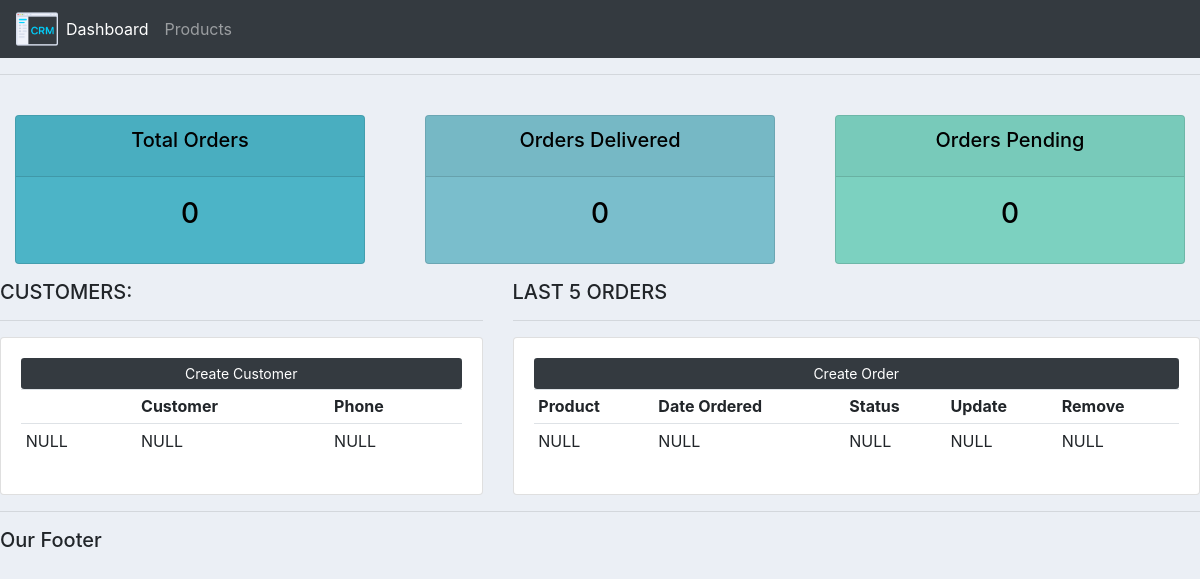
The app's page /, older data.
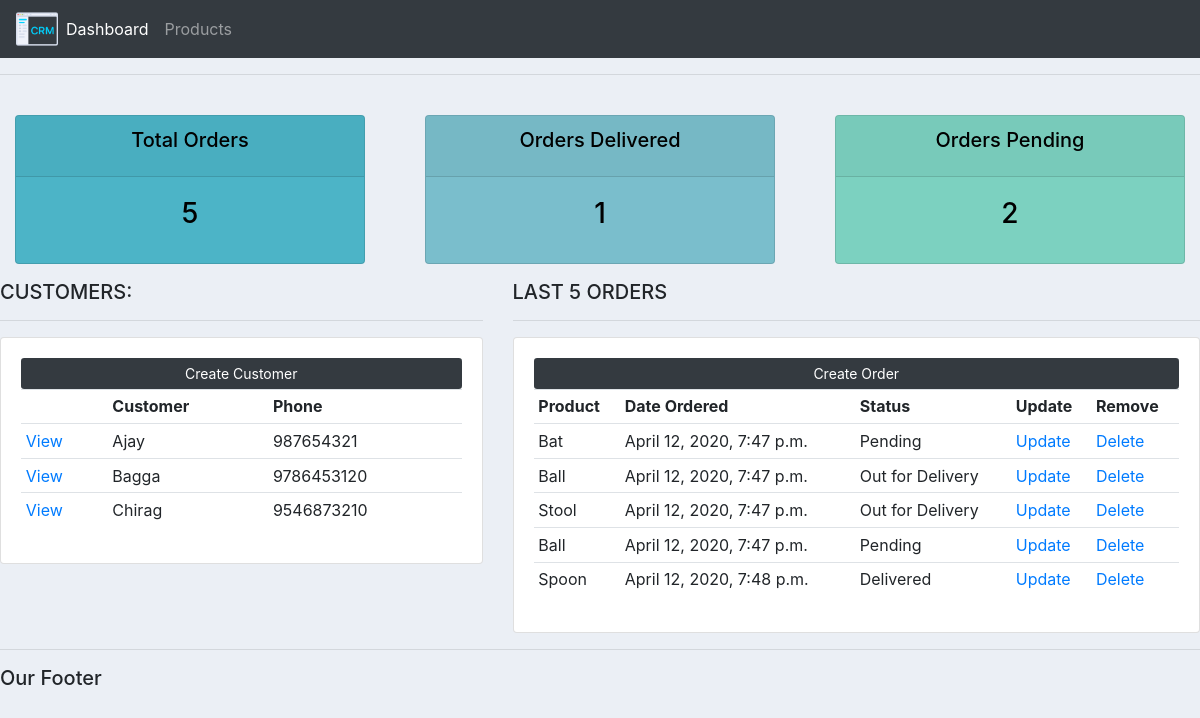
The same page, newer data.
### accounts/models.py (models this page shows, shortened)
class Customer(models.Model):
    name = models.CharField(max_length=50, null=False)
    phone = models.BigIntegerField(null=False)
    email = models.EmailField(null=True)
    date_created = models.DateTimeField(auto_now_add=True)

class Order(models.Model):
    STATUS = (
        ('Pending', 'Pending'),
        ('Out for Delivery', "Out for Delivery"),
        ('Delivered', 'Delivered')
    )
    customer = models.ForeignKey(Customer, null=True, on_delete=models.SET_NULL, related_name='customer_orders')
    product = models.ForeignKey(Product, null=True, on_delete=models.SET_NULL, related_name='product_orders')
    date_created = models.DateTimeField(auto_now_add=True)
    status = models.CharField(choices=STATUS, null=False, max_length=50)

class Product(models.Model):
    name = models.CharField(max_length=50, null=False)
    price = models.FloatField(null=False)
    CATEGORY = (
        ('Indoor', 'Indoor'),
        ('Outdoor', 'Outdoor')
    )
    category = models.CharField(max_length=50, null=True, choices=CATEGORY)
    description = models.CharField(max_length=200, null=True)
    date_created = models.DateTimeField(auto_now_add=True)
    tags = models.ManyToManyField(Tag, related_name='tag_set')
    def __str__(self):
        return self.name

### accounts/views.py (the view)
# urls.py: path('', views.home, name='home'),
def home(request):
    customer_count = Customer.objects.count()
    customers = Customer.objects.all()
    orders = Order.objects.all()
    order_count = Order.objects.count()
    delivered_order_count = Order.objects.filter(status='Delivered').count()
    pending_order_count = Order.objects.filter(status='Pending').count()
    context = {
        'customer_count': customer_count,
        'customers': customers,
        'orders': orders,
        'order_count': order_count,
        'delivered_order_count': delivered_order_count,
        'pending_order_count': pending_order_count
    }
    return render(request, 'dashboard.html', context=context)

### accounts/templates/dashboard.html
{% extends 'main.html' %}
{% block content %}
{% include 'status.html' %}
<div class="row">
    <div class="col-md-5">
        <h5> CUSTOMERS: </h5>
        <hr>
        <div class="card card-body">
            <a class="btn btn-sm btn-block bg-dark" style="color: white;"  href=""> Create Customer </a>
            <table class="table table-sm">
                <tr>
                    <th></th>
                    <th>Customer</th>
                    <th>Phone</th>
                </tr>
                {% if customer_count > 0 %}
                {% for customer in customers %}
                <tr>
                    <td><a href="{% url 'customer' customer.id %}">View</a></td>
                    <td>{{customer.name}}</td>
                    <td>{{customer.phone}}</td>
                </tr>
                {% endfor %}
                {% else %}
                <tr>
                    <td>NULL</td>
                    <td>NULL</td>
                    <td>NULL</td>
                </tr>
                {% endif %}
            </table>
        </div>
    </div>
    <div class="col-md-7">
        <h5> LAST 5 ORDERS </h5>
        <hr>
        <div class="card card-body">
            <a class="btn btn-sm btn-block bg-dark" style="color: white;"  href="{% url 'create_order' %}"> Create Order </a>
            <table class="table table-sm">
                <tr>
                    <th>Product</th>
                    <th>Date Ordered</th>
                    <th>Status</th>
                    <th>Update</th>
                    <th>Remove</th>
                </tr>
                {% if order_count > 0 %}
                {% for order in orders %}
                <tr>
                    <td>{{order.product}}</td>
                    <td>{{order.date_created}}</td>
                    <td>{{order.status}}</td>
                    <td><a href="{% url 'update_order' order.id %}">Update</a></td>
                    <td><a href="{% url 'delete_order' order.id %}">Delete</a></td>
                </tr>
                {% endfor %}
                {% else %}
                <tr>
                    <td>NULL</td>
                    <td>NULL</td>
                    <td>NULL</td>
                    <td>NULL</td>
                    <td>NULL</td>
                </tr>
                {% endif %}
            </table>
        </div>
    </div>
</div>
{% endblock %}

Row changes from the older to the newer data that the page shows:
added Customer: name "Ajay", phone "987654321"
added Customer: name "Bagga", phone "9786453120"
added Customer: name "Chirag", phone "9546873210"
added Order: product "Bat", date_created "April 12, 2020, 7:47 p.m.", status "Pending"
added Order: product "Ball", date_created "April 12, 2020, 7:47 p.m.", status "Out for Delivery"
added Order: product "Stool", date_created "April 12, 2020, 7:47 p.m.", status "Out for Delivery"
added Order: product "Ball", date_created "April 12, 2020, 7:47 p.m.", status "Pending"
added Order: product "Spoon", date_created "April 12, 2020, 7:48 p.m.", status "Delivered"
Text that changed along with them:
{{ order_count }}: "0" → "5"
{{ delivered_order_count }}: "0" → "1"
{{ pending_order_count }}: "0" → "2"
text no longer shown: "NULL NULL NULL NULL NULL NULL NULL NULL"
